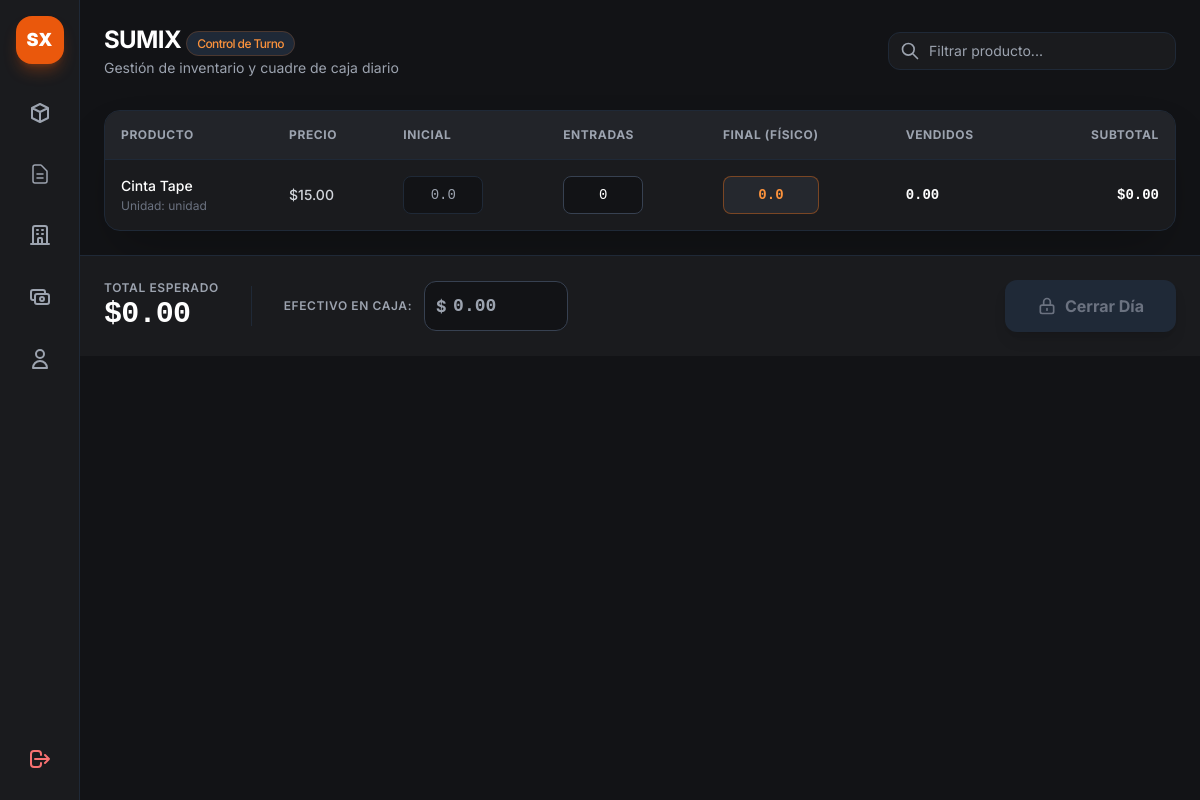
Before: /cierre (signed in) with the older database file.
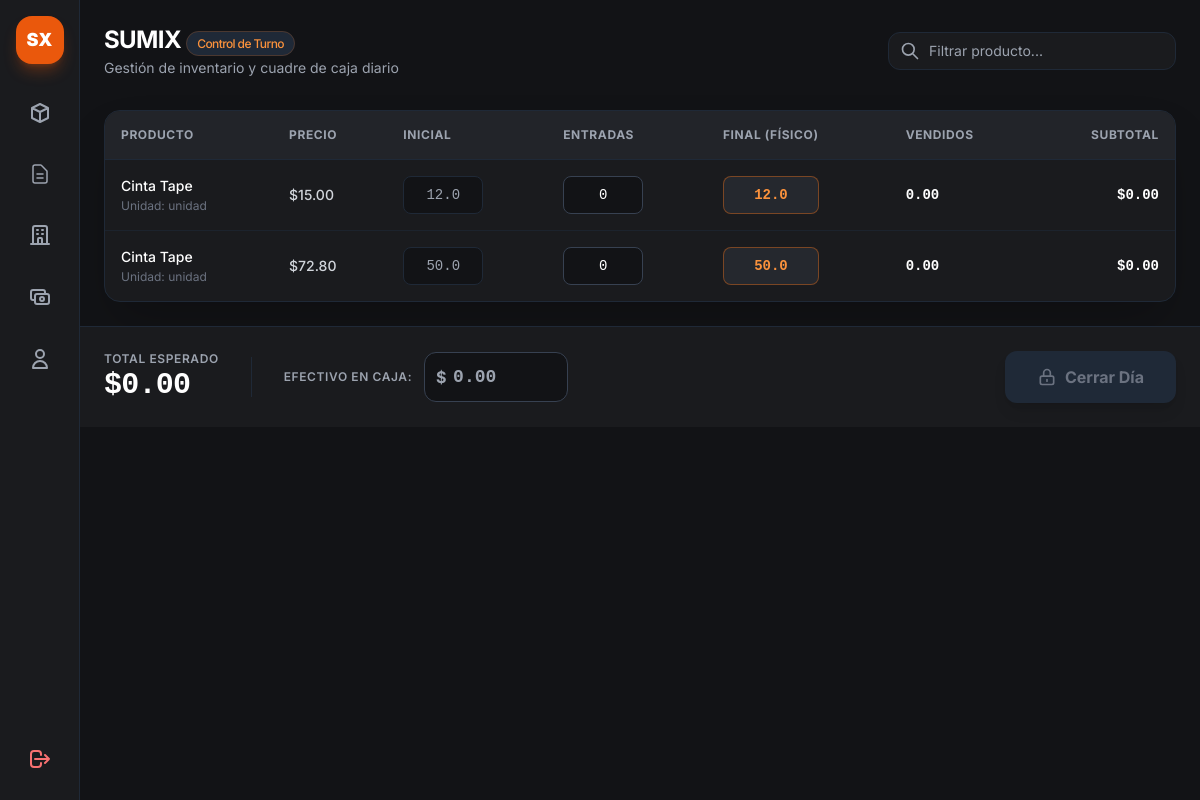
After: the same page with the newer database file.
### app.py (models this page shows, shortened)
class Producto(db.Model):
    __tablename__ = 'productos'
    id = db.Column(db.Integer, primary_key=True)
    codigo = db.Column(db.String(50), nullable=True)
    nombre = db.Column(db.String(100), nullable=False)
    unidad_medida = db.Column(db.String(20), default='unidad')
    precio_costo = db.Column(db.Float, default=0.0)
    precio_venta = db.Column(db.Float, default=0.0)
    proveedor_id = db.Column(db.Integer, db.ForeignKey('proveedores.id'), nullable=True)
    proveedor = db.relationship('Proveedor', backref=db.backref('productos', lazy=True))
    estado_pago = db.Column(db.String(20), default="Pagado")
    monto_pendiente = db.Column(db.Float, default=0.0)
    fecha_creacion = db.Column(db.DateTime, default=datetime.utcnow)
    stocks = db.relationship('StockAlmacen', backref='producto', cascade="all, delete-orphan", lazy=True)
    @property
    def stock_venta(self):
        for s in self.stocks:
            if s.almacen and s.almacen.es_area_venta:
                return s.cantidad
        return 0.0

class Almacen(db.Model):
    __tablename__ = 'almacenes'
    id = db.Column(db.Integer, primary_key=True)
    nombre = db.Column(db.String(100), nullable=False, unique=True)
    ubicacion = db.Column(db.String(150), nullable=True)
    es_area_venta = db.Column(db.Boolean, default=False)
    stocks = db.relationship('StockAlmacen', backref='almacen', cascade="all, delete-orphan", lazy=True)

class StockAlmacen(db.Model):
    __tablename__ = 'stock_almacen'
    id = db.Column(db.Integer, primary_key=True)
    producto_id = db.Column(db.Integer, db.ForeignKey('productos.id'), nullable=False)
    almacen_id = db.Column(db.Integer, db.ForeignKey('almacenes.id'), nullable=False)
    cantidad = db.Column(db.Float, default=0.0)

### app.py (the view)
@app.route('/cierre')
def vista_cierre():
    if 'user' not in session:
        return redirect(url_for('login'))
    productos = Producto.query.order_by(
        case((Producto.stock_venta == 0, 1), else_=0),
        Producto.nombre.asc()
    ).all()
    return render_template('cierre.html', productos=productos)

### templates/cierre.html (shortened to what the changed rows need)
{% extends "base.html" %}
{% block content %}
<main class="flex-1 flex flex-col min-w-0 overflow-y-auto">
    <header class="p-6 pb-2 flex flex-col sm:flex-row sm:items-center justify-between gap-4">
        <div>
            <h1 class="text-2xl font-bold text-white tracking-tight">SUMIX <span
                    class="text-xs font-medium px-2.5 py-1 rounded-full bg-gray-800 text-orange-400 border border-orange-500/20">Control
                    de Turno</span></h1>
        </div>
    </header>
    <section class="p-6 flex-1">
        <div class="bg-[#1a1b1e] border border-gray-800 rounded-2xl overflow-hidden shadow-2xl">
            <div class="overflow-x-auto">
                <table class="w-full text-left border-collapse">
                    <thead>
                        <tr
                            class="border-b border-gray-800 text-xs font-semibold text-gray-400 uppercase tracking-wider bg-[#222429]">
                            <th class="p-4">Producto</th>
                            <th class="p-4">Precio</th>
                            <th class="p-4">Inicial</th>
                            <th class="p-4">Entradas</th>
                            <th class="p-4">Final (Físico)</th>
                            <th class="p-4">Vendidos</th>
                            <th class="p-4 text-right">Subtotal</th>
                        </tr>
                    </thead>
                    <tbody class="divide-y divide-gray-800/60 text-sm" id="tabla-productos">
                        {% for p in productos %}
                        <tr class="fila-producto hover:bg-gray-800/30 transition-colors"
                            data-id="{{ p.id }}" data-precio="{{ p.precio_venta }}">
                            <td class="p-4 font-medium text-white nombre-prod">
                                {{ p.nombre }}
                                <span class="block text-xs text-gray-500 mt-0.5 font-normal">Unidad: {{ p.unidad_medida }}</span>
                            </td>
                            <td class="p-4 font-medium text-gray-300">${{ "%.2f"|format(p.precio_venta) }}</td>
                            <td class="p-4">
                                <input type="number" step="any"
                                    class="stock-inicial w-20 bg-[#121316] border border-gray-800 rounded-lg p-2 text-gray-400 text-center font-mono"
                                    value="{{ p.stock_venta }}" readonly>
                            </td>
                            <td class="p-4">
                                <input type="number" step="any" min="0"
                                    class="entradas w-20 bg-[#121316] border border-gray-700 rounded-lg p-2 text-white text-center font-mono focus:border-orange-500 focus:outline-none"
                                    value="0" oninput="calcular()">
                            </td>
                            <td class="p-4">
                                <input type="number" step="any" min="0"
                                    class="stock-final w-24 bg-[#25282e] border border-orange-500/40 text-orange-400 font-bold rounded-lg p-2 text-center font-mono focus:border-orange-500 focus:outline-none focus:ring-1 focus:ring-orange-500"
                                    value="{{ p.stock_venta }}" oninput="calcular()">
                            </td>
                            <td class="p-4 font-bold text-white font-mono vendidos">0</td>
                            <td class="p-4 font-bold text-right text-white font-mono subtotal">$0.00</td>
                        </tr>
                        {% endfor %}
                    </tbody>
                </table>
            </div>
        </div>
    </section>
</main>
{% endblock %}

Changed rows visible on the page:
computed for Producto (number 1 of 2 on the later page): stock_venta "0.0" → "12.0"
added Producto: nombre "Cinta Tape", unidad_medida "unidad", precio_venta "72.80", stock_venta "50.0"
